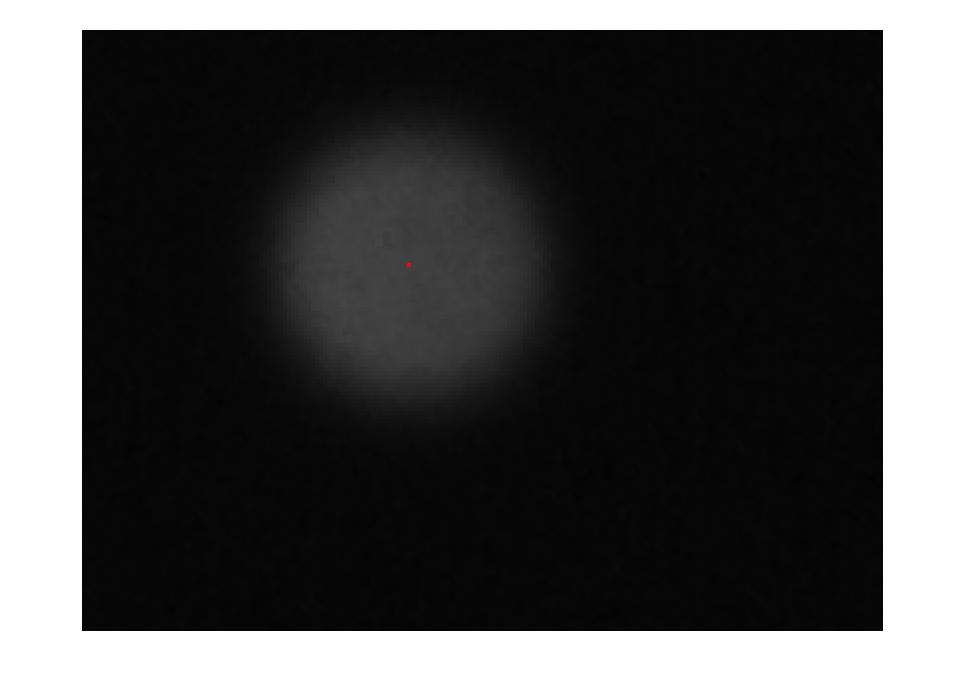
%> input picture 123/5.jpg, 965 x 686 px, given in place of 1.bmp, which was not available
$ octave realDsingelFTPcolor.m   (GNU Octave 9; MATLAB toolbox functions it lacks are replaced by stand-ins)
%> lines starting %> are read from the running program, lines starting %| are printed output that depends on the picture; in (x1, y1, x2, y2) boxes, pixels count from 0 and x2, y2 are one past the last pixel; in counts of white or black regions, pixels touching at a corner belong together; the program's own positions count from 1; pictures that were not available may be replaced by others from this repository, and a replacement may not be noted
clc
clear
%%%%%%%%%%%%%%%蓝光3频率，pi相移加合成白
a=imread('G:\511\新建文件夹 (5)\新建文件夹\1.bmp');
%> a is the input picture: size 686x965x3 uint8; mean R, G, B 79, 79, 79
a=im2double(a);
%> a: size 686x965x3 double
a1=imread('G:\511\新建文件夹 (5)\新建文件夹\2.bmp');
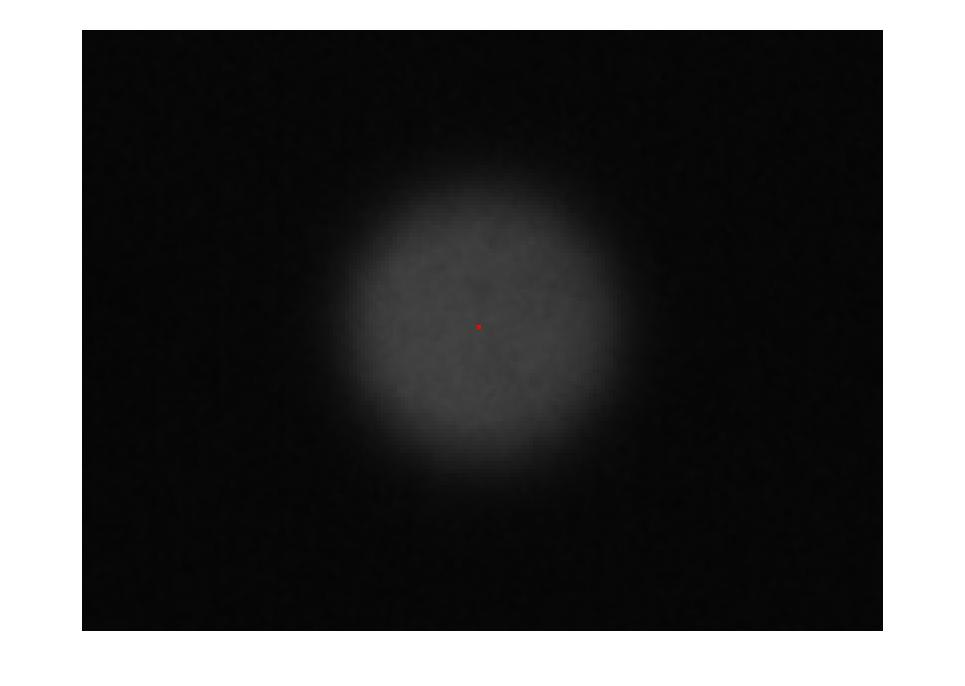
%> input picture 123/6.jpg, 965 x 686 px, given in place of 2.bmp, which was not available
%> a1 is the input picture: size 686x965x3 uint8; mean R, G, B 79.2, 79.2, 79.2
a1=im2double(a1);
%> a1: size 686x965x3 double
% b=imread('C:\Users\liu\Desktop\lw2\新建文件夹 (5)\511\%%cut\新建文件夹 (2)\7.bmp');
% b=im2double(b);

comp=1;
comp1=0.0;%%%%%%%%%%%%%去零频
yuzhi=5;
K=50;
W=10;
J=468;

fr=a(:,:,1);
fg=a(:,:,2);
fb=a(:,:,3);

% imshow(fr);
% figure,imshow(fg);
% figure,imshow(fb);
% figure,imshow(a);

br=a(:,:,1)+a1(:,:,1);
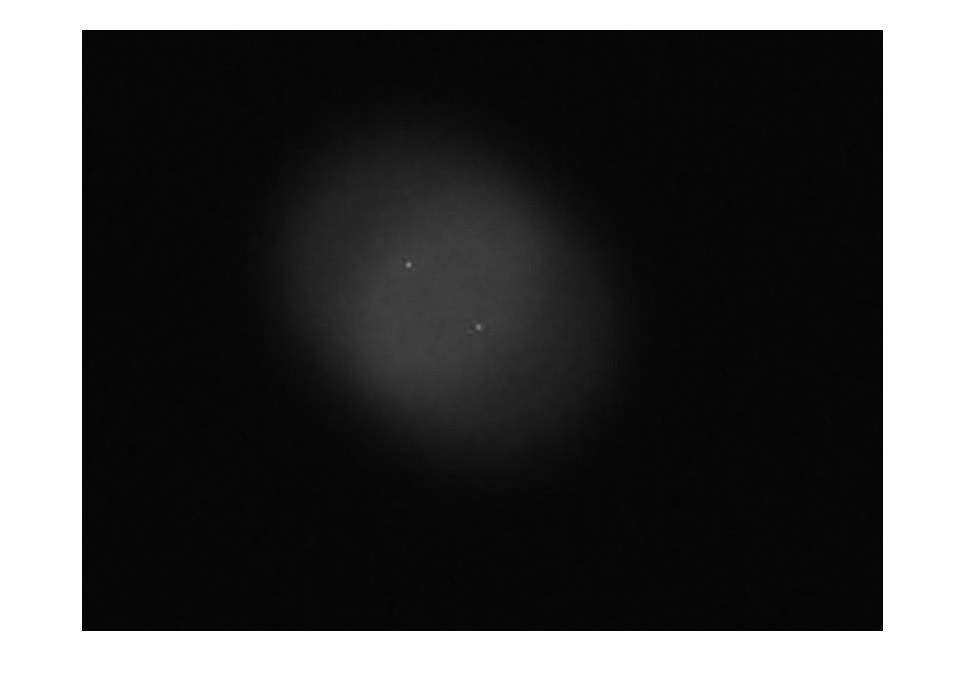
%> br: size 686x965 double; min 0, max 2, mean 0.62; drawn with min black and max white
bg=a(:,:,2)+a1(:,:,2);
bb=a(:,:,3)+a1(:,:,3);
br(br>1)=1;
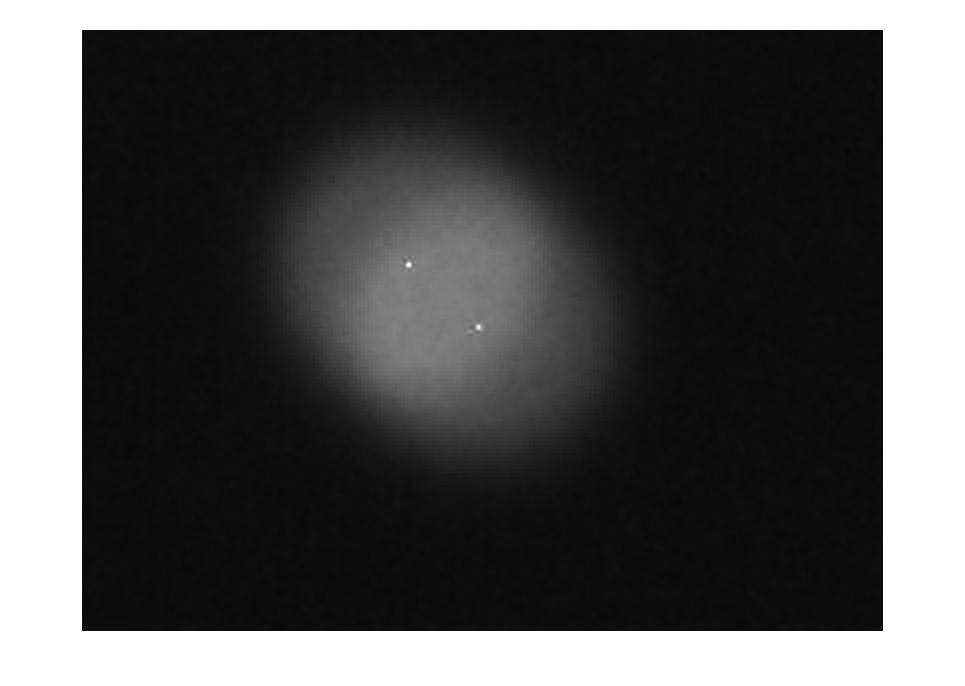
%> br: size 686x965 double; min 0, max 1, mean 0.348
bg(bg>1)=1;
bb(bb>1)=1;

br=br./comp;
bg=bg./comp;
bb=bb./comp;
[m,n]=size(fr);
%> m = 686; n = 965
uf1=zeros(m,n);
uf2=zeros(m,n);
uf3=zeros(m,n);

mask1=ones(m,n);
mask2=ones(m,n);
mask3=ones(m,n);
mask0=ones(m,n);

for i=1:m
    for j=1:n
        if bb(i,j)>=1
            mask3(i,j)=0;
        end
        if bg(i,j)>=1
            mask2(i,j)=0;
        end
    end
end
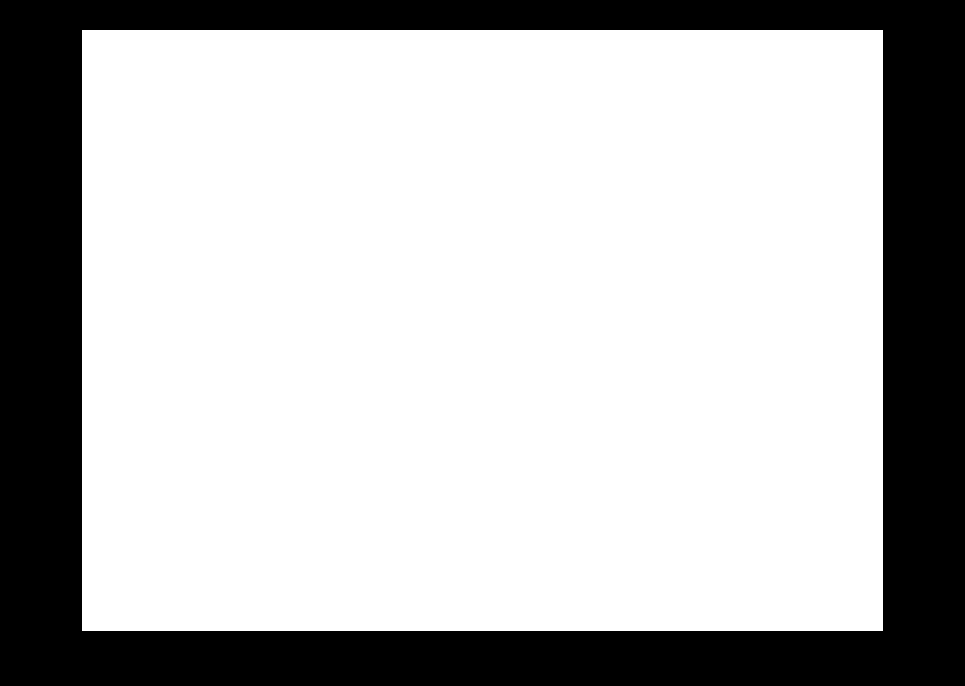
%> mask2: size 686x965 double; values 0 (black) and 1 (white), 72.7% white; 1 black region, box (x1, y1, x2, y2) and area: (0, 0, 965, 686) 180589

for i=1:m
    for j=1:n
        if mask2(i,j)==1&&mask3(i,j)==1
            mask2(i,j)=0;
        end
    end
end
%> mask2: size 686x965 double; every value is 0

for i=1:m
    for j=1:n
        if mask3(i,j)==1||mask2(i,j)==1
            mask1(i,j)=0;
        end
    end
end

%%%%%%%%%%%%%%%%%
uf1=zeros(m,n);
uf1=im2double(uf1);
uf2=zeros(m,n);
uf2=im2double(uf2);
uf3=zeros(m,n);
uf3=im2double(uf3);
for i=1:m
    for j=1:n
        uf1(i,j)=fr(i,j);
        if uf1(i,j)>1||uf1(i,j)<-1
            uf1(i,j)=0;
        end
    end
end
for i=1:m
    for j=1:n
        uf2(i,j)=fg(i,j);
        if uf2(i,j)>1||uf2(i,j)<-1
            uf2(i,j)=0;
        end
    end
end
%> (the run ends here)
